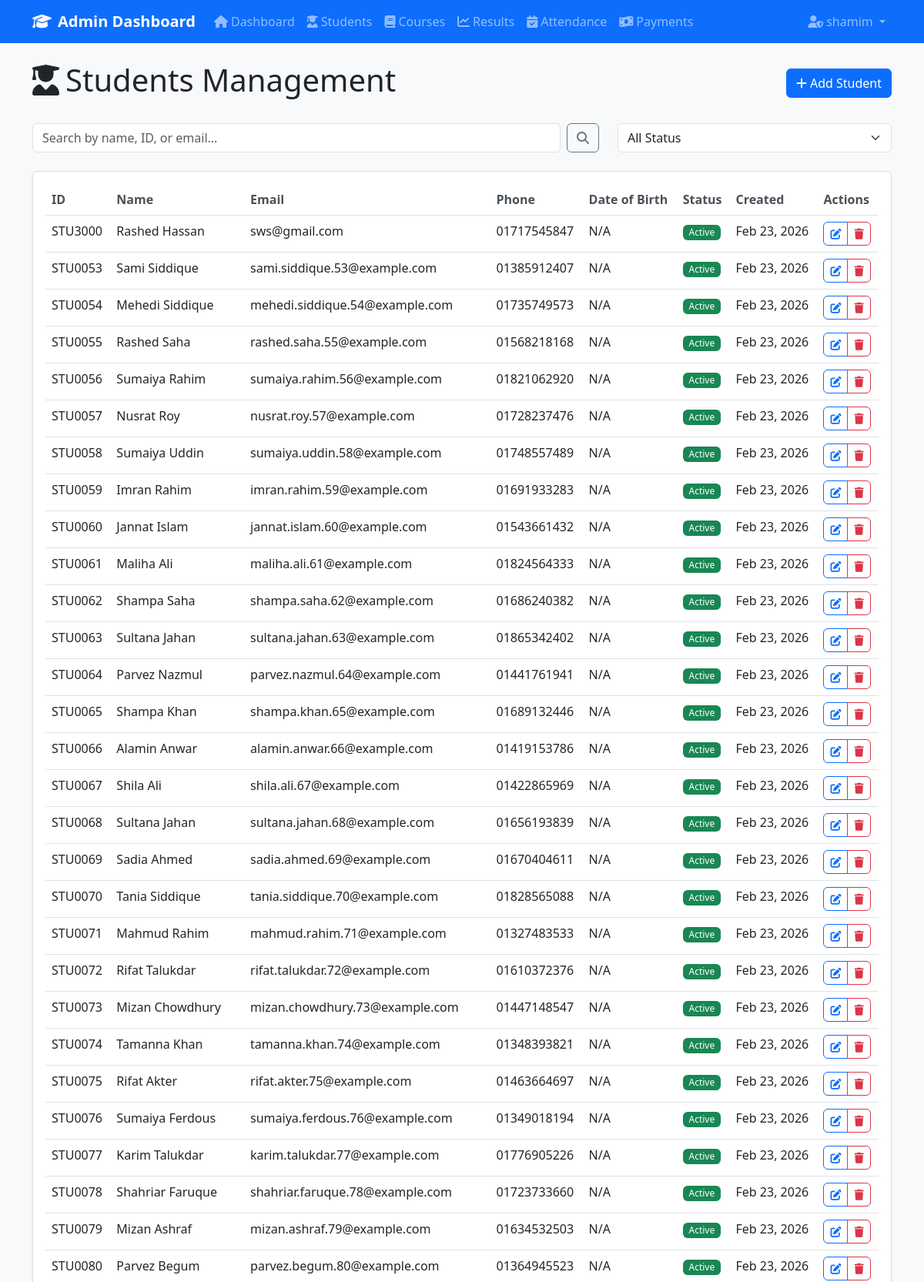
Page /admin/students.php (signed in, upper part) on the committed database.
### tables this page shows
CREATE TABLE `users` (
  `id` int(11) NOT NULL,
  `username` varchar(50) NOT NULL,
  `password` varchar(255) NOT NULL,
  `role` enum('admin','student','teacher','parent') NOT NULL DEFAULT 'admin',
  `first_name` varchar(50) DEFAULT NULL,
  `last_name` varchar(50) DEFAULT NULL,
  `email` varchar(100) DEFAULT NULL,
  `phone` varchar(20) DEFAULT NULL,
  `student_id` int(11) DEFAULT NULL,
  `subject_id` int(11) DEFAULT NULL,
  `assigned_classes` text DEFAULT NULL,
  `profile_image` varchar(255) DEFAULT NULL,
  `last_login` timestamp NULL DEFAULT NULL,
  `is_active` tinyint(1) NOT NULL DEFAULT 1,
  `created_at` timestamp NOT NULL DEFAULT current_timestamp(),
  `updated_at` timestamp NOT NULL DEFAULT current_timestamp() ON UPDATE current_timestamp()
);

CREATE TABLE `students` (
  `id` int(11) NOT NULL,
  `student_id` varchar(20) NOT NULL,
  `first_name` varchar(50) NOT NULL,
  `last_name` varchar(50) NOT NULL,
  `email` varchar(100) NOT NULL,
  `phone` varchar(20) DEFAULT NULL,
  `address` text DEFAULT NULL,
  `date_of_birth` date DEFAULT NULL,
  `status` enum('active','inactive') NOT NULL DEFAULT 'active',
  `created_at` timestamp NOT NULL DEFAULT current_timestamp(),
  `updated_at` timestamp NOT NULL DEFAULT current_timestamp() ON UPDATE current_timestamp(),
  `parent_id` int(11) DEFAULT NULL,
  `advisor_id` int(11) DEFAULT NULL,
  `user_id` int(11) DEFAULT NULL
);

### includes/auth.php (called while the page is built, shortened)
<?php
function isLoggedIn() {
    return isset($_SESSION['user_id']) && !empty($_SESSION['user_id']);
}
function getUserDetails($conn) {
    if (isLoggedIn()) {
        $user_id = $_SESSION['user_id'];
        $sql = "SELECT u.*, s.student_id, s.first_name as student_first_name, s.last_name as student_last_name, s.email as student_email
                FROM users u
                LEFT JOIN students s ON u.student_id = s.id
                WHERE u.id = ?";
        $stmt = $conn->prepare($sql);
        $stmt->bind_param("i", $user_id);
        $stmt->execute();
        $result = $stmt->get_result();
        return $result->fetch_assoc();
    }
    return null;
}
?>

### admin/students.php (the view, shortened to what this page needs)
<?php
require_once '../includes/header.php';
$search = isset($_GET['search']) ? trim($_GET['search']) : '';
$sql = "SELECT * FROM students WHERE 1=1";
$sql .= " ORDER BY created_at DESC";
$stmt = $conn->prepare($sql);
$stmt->execute();
$students = $stmt->get_result();
?>
<div class="row">
    <div class="col-12">
        <div class="d-flex justify-content-between align-items-center mb-4">
            <h1><i class="fas fa-user-graduate me-2"></i>Students Management</h1>
            <button class="btn btn-primary" data-bs-toggle="modal" data-bs-target="#addStudentModal">
                <i class="fas fa-plus me-1"></i>Add Student
            </button>
        </div>
    </div>
</div>
<div class="row mb-4">
    <div class="col-md-8">
        <form method="GET" class="d-flex">
            <input type="text" name="search" class="form-control me-2" placeholder="Search by name, ID, or email..."
                   value="<?php echo htmlspecialchars($search); ?>">
            <button class="btn btn-outline-secondary" type="submit">
                <i class="fas fa-search"></i>
            </button>
        </form>
    </div>
    <div class="col-md-4">
        <form method="GET">
            <select name="status" class="form-select" onchange="this.form.submit()">
                <option value="">All Status</option>
            </select>
        </form>
    </div>
</div>
<div class="card">
    <div class="card-body">
        <div class="table-responsive">
            <table class="table table-hover" id="studentsTable">
                <thead>
                    <tr>
                        <th>ID</th>
                        <th>Name</th>
                        <th>Email</th>
                        <th>Phone</th>
                        <th>Date of Birth</th>
                        <th>Status</th>
                        <th>Created</th>
                        <th>Actions</th>
                    </tr>
                </thead>
                <tbody>
                    <?php if ($students->num_rows > 0): ?>
                        <?php while($student = $students->fetch_assoc()): ?>
                        <tr>
                            <td><?php echo htmlspecialchars($student['student_id']); ?></td>
                            <td><?php echo htmlspecialchars($student['first_name'] . ' ' . $student['last_name']); ?></td>
                            <td><?php echo htmlspecialchars($student['email']); ?></td>
                            <td><?php echo htmlspecialchars($student['phone']); ?></td>
                            <td><?php echo $student['date_of_birth'] ? date('M d, Y', strtotime($student['date_of_birth'])) : 'N/A'; ?></td>
                            <td>
                                <span class="badge bg-<?php echo $student['status'] == 'active' ? 'success' : 'secondary'; ?>">
                                    <?php echo ucfirst($student['status']); ?>
                                </span>
                            </td>
                            <td><?php echo date('M d, Y', strtotime($student['created_at'])); ?></td>
                            <td>
                                <div class="btn-group" role="group">
                                    <button class="btn btn-sm btn-outline-primary edit-btn"
                                            data-student='<?php echo json_encode($student); ?>'>
                                        <i class="fas fa-edit"></i>
                                    </button>
                                    <button class="btn btn-sm btn-outline-danger delete-btn"
                                            data-id="<?php echo $student['id']; ?>"
                                            data-name="<?php echo htmlspecialchars($student['first_name'] . ' ' . $student['last_name']); ?>">
                                        <i class="fas fa-trash"></i>
                                    </button>
                                </div>
                            </td>
                        </tr>
                        <?php endwhile; ?>
                    <?php else: ?>
                        <tr>
                            <td colspan="8" class="text-center">No students found</td>
                        </tr>
                    <?php endif; ?>
                </tbody>
            </table>
        </div>
    </div>
</div>
<?php require_once '../includes/footer.php'; ?>

### includes/header.php (shortened to what this page needs)
<?php
require_once 'config.php';
require_once 'auth.php';
$user = getUserDetails($conn);
?>
<!DOCTYPE html>
<html lang="en">
<head>
    <link href="https://cdn.jsdelivr.net/npm/bootstrap@5.3.0/dist/css/bootstrap.min.css" rel="stylesheet">
    <link rel="stylesheet" href="https://cdnjs.cloudflare.com/ajax/libs/font-awesome/6.4.0/css/all.min.css">
    <link rel="stylesheet" href="<?php echo BASE_URL; ?>assets/css/style.css">
</head>
<body>
    <nav class="navbar navbar-expand-lg navbar-dark bg-primary">
        <div class="container">
            <a class="navbar-brand" href="<?php echo BASE_URL; ?>admin/dashboard.php">
                <i class="fas fa-graduation-cap me-2"></i>Admin Dashboard
            </a>
            <div class="collapse navbar-collapse" id="navbarNav">
                <ul class="navbar-nav me-auto">
                    <li class="nav-item">
                        <a class="nav-link" href="<?php echo BASE_URL; ?>admin/dashboard.php">
                            <i class="fas fa-home me-1"></i>Dashboard
                        </a>
                    </li>
                    <li class="nav-item">
                        <a class="nav-link" href="<?php echo BASE_URL; ?>admin/students.php">
                            <i class="fas fa-user-graduate me-1"></i>Students
                        </a>
                    </li>
                    <li class="nav-item">
                        <a class="nav-link" href="<?php echo BASE_URL; ?>admin/courses.php">
                            <i class="fas fa-book me-1"></i>Courses
                        </a>
                    </li>
                    <li class="nav-item">
                        <a class="nav-link" href="<?php echo BASE_URL; ?>admin/results.php">
                            <i class="fas fa-chart-line me-1"></i>Results
                        </a>
                    </li>
                    <li class="nav-item">
                        <a class="nav-link" href="<?php echo BASE_URL; ?>admin/attendance.php">
                            <i class="fas fa-calendar-check me-1"></i>Attendance
                        </a>
                    </li>
                    <li class="nav-item">
                        <a class="nav-link" href="<?php echo BASE_URL; ?>admin/payments.php">
                            <i class="fas fa-money-bill-wave me-1"></i>Payments
                        </a>
                    </li>
                </ul>
                <ul class="navbar-nav">
                    <li class="nav-item dropdown">
                        <a class="nav-link dropdown-toggle" href="#" role="button" data-bs-toggle="dropdown">
                            <i class="fas fa-user-shield me-1"></i><?php echo $user['username']; ?>
                        </a>
                    </li>
                </ul>
            </div>
        </div>
    </nav>
    <div class="container mt-4">

### assets/css/style.css (style rules this page uses)
body { background-color: #f8f9fa; }
.card { box-shadow: 0 0.125rem 0.25rem rgba(0, 0, 0, 0.075); border: 1px solid rgba(0, 0, 0, 0.125); margin-bottom: 1.5rem; }
.navbar-brand { font-weight: 600; font-size: 1.25rem; }
.nav-link { font-weight: 500; }
.table th { font-weight: 600; color: #495057; border-top: none; }
.btn { font-weight: 500; }
.btn-group .btn { border-radius: 0.375rem; }
.badge { font-weight: 500; }

### rows in the picture
users: username "shamim"
students: student "STU3000", first_name+last_name "Rashed Hassan", email "sws@gmail.com", phone "01717545847", shows "N/A", status "Active", created_at "Feb 23, 2026"
students: student "STU0053", first_name+last_name "Sami Siddique", email "sami.siddique.53@example.com", phone "01385912407", shows "N/A", status "Active", created_at "Feb 23, 2026"
students: student "STU0054", first_name+last_name "Mehedi Siddique", email "mehedi.siddique.54@example.com", phone "01735749573", shows "N/A", status "Active", created_at "Feb 23, 2026"
students: student "STU0055", first_name+last_name "Rashed Saha", email "rashed.saha.55@example.com", phone "01568218168", shows "N/A", status "Active", created_at "Feb 23, 2026"
students: student "STU0056", first_name+last_name "Sumaiya Rahim", email "sumaiya.rahim.56@example.com", phone "01821062920", shows "N/A", status "Active", created_at "Feb 23, 2026"
students: student "STU0057", first_name+last_name "Nusrat Roy", email "nusrat.roy.57@example.com", phone "01728237476", shows "N/A", status "Active", created_at "Feb 23, 2026"
students: student "STU0058", first_name+last_name "Sumaiya Uddin", email "sumaiya.uddin.58@example.com", phone "01748557489", shows "N/A", status "Active", created_at "Feb 23, 2026"
students: student "STU0059", first_name+last_name "Imran Rahim", email "imran.rahim.59@example.com", phone "01691933283", shows "N/A", status "Active", created_at "Feb 23, 2026"
students: student "STU0060", first_name+last_name "Jannat Islam", email "jannat.islam.60@example.com", phone "01543661432", shows "N/A", status "Active", created_at "Feb 23, 2026"
students: student "STU0061", first_name+last_name "Maliha Ali", email "maliha.ali.61@example.com", phone "01824564333", shows "N/A", status "Active", created_at "Feb 23, 2026"
students: student "STU0062", first_name+last_name "Shampa Saha", email "shampa.saha.62@example.com", phone "01686240382", shows "N/A", status "Active", created_at "Feb 23, 2026"
students: student "STU0063", first_name+last_name "Sultana Jahan", email "sultana.jahan.63@example.com", phone "01865342402", shows "N/A", status "Active", created_at "Feb 23, 2026"
students: student "STU0064", first_name+last_name "Parvez Nazmul", email "parvez.nazmul.64@example.com", phone "01441761941", shows "N/A", status "Active", created_at "Feb 23, 2026"
students: student "STU0065", first_name+last_name "Shampa Khan", email "shampa.khan.65@example.com", phone "01689132446", shows "N/A", status "Active", created_at "Feb 23, 2026"
students: student "STU0066", first_name+last_name "Alamin Anwar", email "alamin.anwar.66@example.com", phone "01419153786", shows "N/A", status "Active", created_at "Feb 23, 2026"
students: student "STU0067", first_name+last_name "Shila Ali", email "shila.ali.67@example.com", phone "01422865969", shows "N/A", status "Active", created_at "Feb 23, 2026"
students: student "STU0068", first_name+last_name "Sultana Jahan", email "sultana.jahan.68@example.com", phone "01656193839", shows "N/A", status "Active", created_at "Feb 23, 2026"
students: student "STU0069", first_name+last_name "Sadia Ahmed", email "sadia.ahmed.69@example.com", phone "01670404611", shows "N/A", status "Active", created_at "Feb 23, 2026"
students: student "STU0070", first_name+last_name "Tania Siddique", email "tania.siddique.70@example.com", phone "01828565088", shows "N/A", status "Active", created_at "Feb 23, 2026"
students: student "STU0071", first_name+last_name "Mahmud Rahim", email "mahmud.rahim.71@example.com", phone "01327483533", shows "N/A", status "Active", created_at "Feb 23, 2026"
students: student "STU0072", first_name+last_name "Rifat Talukdar", email "rifat.talukdar.72@example.com", phone "01610372376", shows "N/A", status "Active", created_at "Feb 23, 2026"
students: student "STU0073", first_name+last_name "Mizan Chowdhury", email "mizan.chowdhury.73@example.com", phone "01447148547", shows "N/A", status "Active", created_at "Feb 23, 2026"
students: student "STU0074", first_name+last_name "Tamanna Khan", email "tamanna.khan.74@example.com", phone "01348393821", shows "N/A", status "Active", created_at "Feb 23, 2026"
students: student "STU0075", first_name+last_name "Rifat Akter", email "rifat.akter.75@example.com", phone "01463664697", shows "N/A", status "Active", created_at "Feb 23, 2026"
students: student "STU0076", first_name+last_name "Sumaiya Ferdous", email "sumaiya.ferdous.76@example.com", phone "01349018194", shows "N/A", status "Active", created_at "Feb 23, 2026"
students: student "STU0077", first_name+last_name "Karim Talukdar", email "karim.talukdar.77@example.com", phone "01776905226", shows "N/A", status "Active", created_at "Feb 23, 2026"
students: student "STU0078", first_name+last_name "Shahriar Faruque", email "shahriar.faruque.78@example.com", phone "01723733660", shows "N/A", status "Active", created_at "Feb 23, 2026"
students: student "STU0079", first_name+last_name "Mizan Ashraf", email "mizan.ashraf.79@example.com", phone "01634532503", shows "N/A", status "Active", created_at "Feb 23, 2026"
students: student "STU0080", first_name+last_name "Parvez Begum", email "parvez.begum.80@example.com", phone "01364945523", shows "N/A", status "Active", created_at "Feb 23, 2026"
